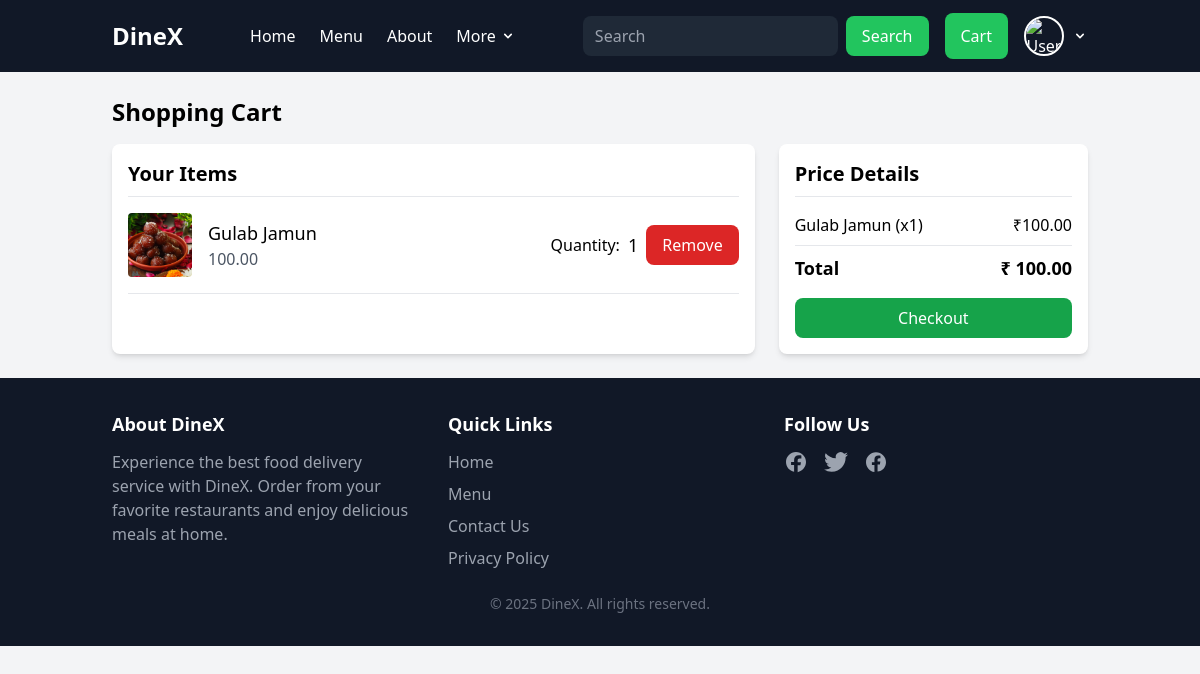
The app's page /user/user-cart/ (signed in) with its own data.
### foodapp/models.py (models this page shows, shortened)
class Cart(models.Model):
    product = models.ForeignKey(Product,on_delete=models.CASCADE)
    quantity = models.PositiveIntegerField(default=1)
    user = models.ForeignKey(UserDetails,on_delete=models.CASCADE,default=1)
    class Meta:
        unique_together = ('user', 'product')

class Product(models.Model):
    category= models.ForeignKey(Category,on_delete=models.CASCADE)
    sub_category = models.ForeignKey(SubCategory,on_delete=models.CASCADE,null=True,blank=True)
    prod_name = models.CharField(max_length=100)
    description = models.TextField()
    price = models.DecimalField(max_digits=10,decimal_places=2)
    product_image = models.ImageField(upload_to='product_images/', null=True, blank=True)
    created_at = models.DateTimeField(auto_now_add=True)

### userapp/views.py (the view)
# urls.py: path("user-cart/",user_cart,name="user_cart"),
def user_cart(request):
    current_user = request.user
    cart_items = Cart.objects.filter(user= current_user)
    total_price = cart_items.aggregate(total=Sum(F('product__price') * F('quantity')))['total'] or 0
    return render(request,"navbar/usercart.html",context= {"cart_items":cart_items,"total_price":total_price})

### userapp/templates/navbar/usercart.html (shortened to what this page needs)
{% include 'user_commans/header.html' %}
<!DOCTYPE html>
<html lang="en">
<head>
    <script src="https://cdn.tailwindcss.com"></script>
</head>
<body class="bg-gray-100">
    <div class="container mx-auto p-6">
        <h2 class="text-2xl font-bold mb-4">Shopping Cart</h2>
        <div class="grid grid-cols-3 gap-6">
            <div class="col-span-2 bg-white p-4 shadow-md rounded-lg">
                <h3 class="text-xl font-semibold border-b pb-2 mb-4">Your Items</h3>
                {%if cart_items%}
                {% for cart_data in cart_items%}
                <div class="flex items-center justify-between border-b pb-4 mb-4">
                    <img src="{{cart_data.product.product_image.url}}" alt="Product Image"
                        class="w-16 h-16 object-cover rounded">
                    <div class="flex-1 ml-4">
                        <p class="text-lg font-medium">{{cart_data.product.prod_name}}</p>
                        <p class="text-gray-600">{{cart_data.product.price}}</p>
                    </div>
                    <div class="flex items-center">
                        Quantity:
                        <span class="text-lg mx-2">{{cart_data.quantity}}</span>
                        <a href="{% if cart_data.id %}{% url 'delete_from_cart' cart_data.id %}{% else %}#{% endif %}"
                            class="bg-red-600 text-white px-4 py-2 rounded-lg hover:bg-red-700 transition">Remove</a>
                    </div>
                </div>
                {% endfor %}
                {% else %}
                <p class="text-gray-600">Your Cart is Empty</p>
                {%endif%}
            </div>
            <div class="bg-white p-4 shadow-md rounded-lg">
                <h3 class="text-xl font-semibold border-b pb-2 mb-4">Price Details</h3>
                {% for cart_data in cart_items%}
                <div class="flex justify-between mb-2">
                    <span>{{cart_data.product.prod_name}} (x{{cart_data.quantity}})</span>
                    <span>₹{{cart_data.product.price| floatformat:2 }} </span>
                </div>
                {% endfor %}
                <hr class="my-2">
                <div class="flex justify-between font-bold text-lg">
                    <span>Total</span>
                    <span>₹ {{total_price |floatformat:2 }} </span>
                </div>
                <button class="mt-4 w-full bg-green-600 text-white py-2 rounded-lg hover:bg-green-700">Checkout</button>
            </div>
        </div>
    </div>
</body>
</html>
{% include 'user_commans/footer.html' %}

### records on screen
Cart: product.product_image (picture), product.prod_name "Gulab Jamun", product.price "100.00", quantity "1"

### other values on screen
{{ total_price |floatformat:2 }} "100.00"
